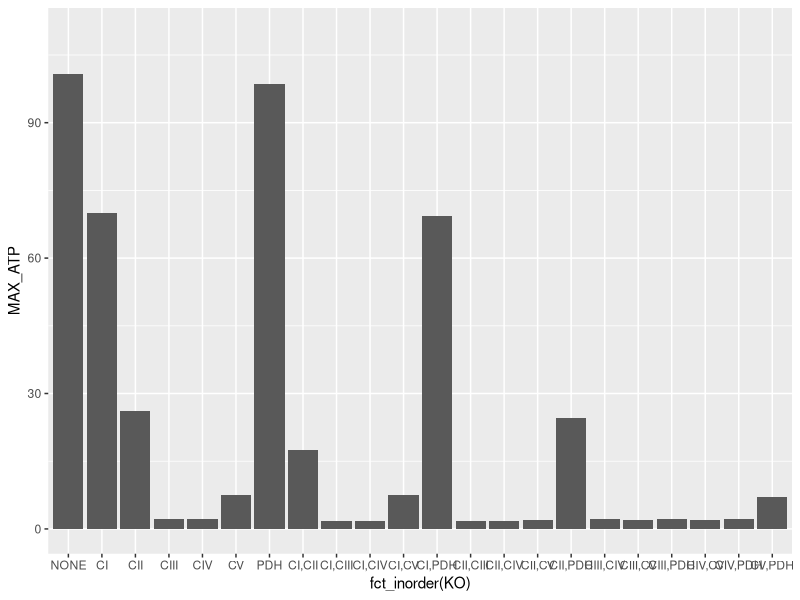
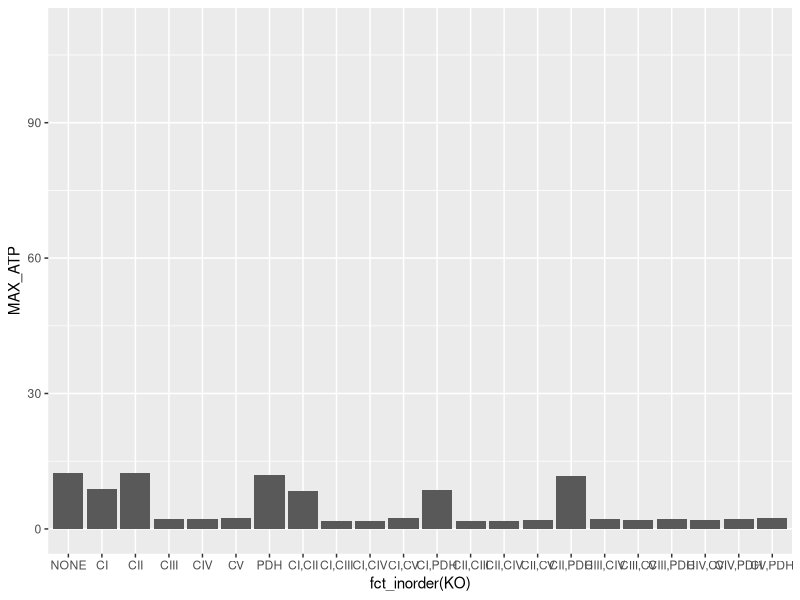

The R source for these figures, in order:
#!/usr/bin/env Rscript

require(ggplot2)
require(forcats)
#require(ggarrange)

# Import data for unrestricted oxygen case (base case)
d <- read.csv("MitoMammal/Results/MAX_ATP-no-restriction.csv")

# Import data for restricted oxygen (10% of oxygen used at at no KO)
d2 <- read.csv("MitoMammal/Results/MAX_ATP-oxygen-restriction.csv")

p <- ggplot(data = d)+
  geom_col(aes(x = fct_inorder(KO), y = MAX_ATP))+
  lims(y=c(0,110))

p2 <- ggplot(data = d2)+
  geom_col(aes(x = fct_inorder(KO), y = MAX_ATP))+
  lims(y=c(0,110))

res <- 3
filename <- "MAX_ATP-no-restriction.png"
png(file = paste("MitoMammal/Results/",filename,sep=""), width = 900*res, height = 500*res, res = 72*res)
p
dev.off()

filename <- "MAX_ATP-oxygen-restriction.png"
png(file = paste("MitoMammal/Results/",filename,sep=""), width = 900*res, height = 500*res, res = 72*res)
p2
dev.off()